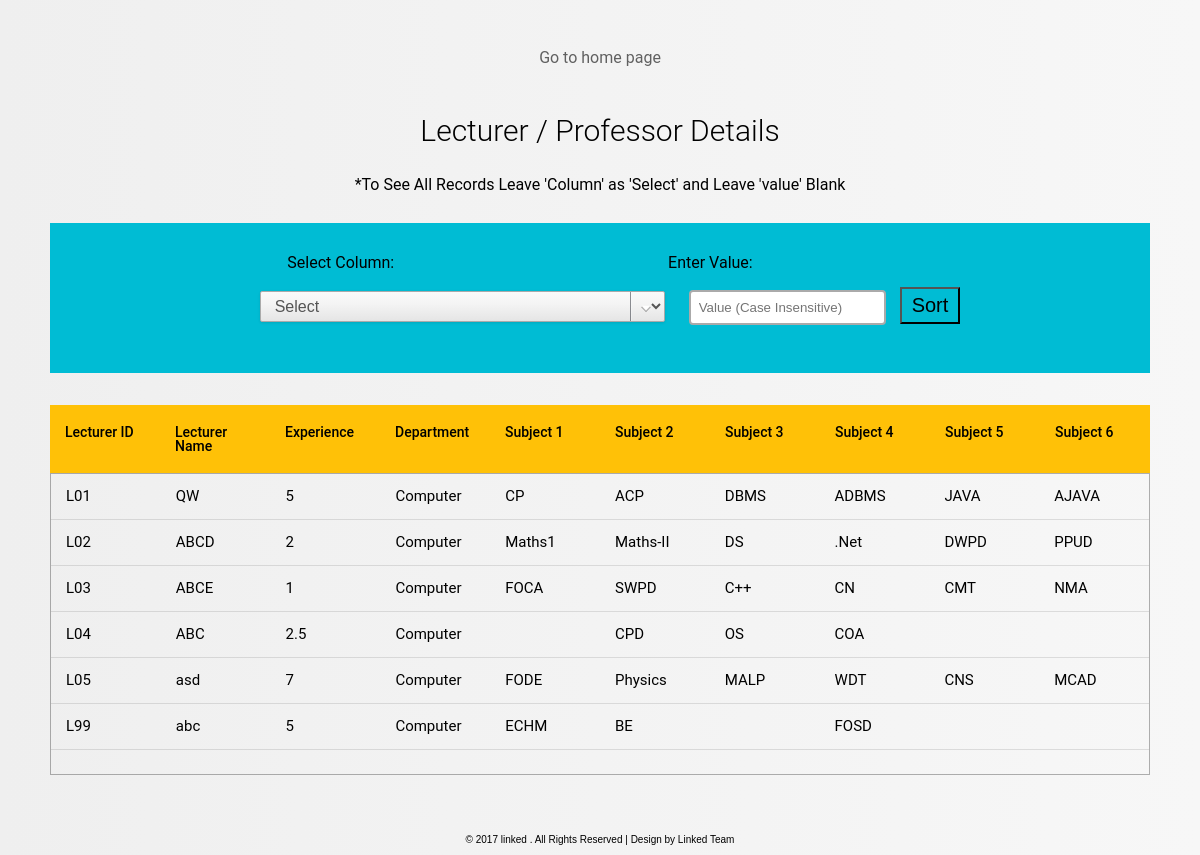
The page /disp/le_list.php (signed in) on the database its author committed.
### tables this page shows
CREATE TABLE IF NOT EXISTS `lecturer` (
  `l_id` varchar(10) NOT NULL,
  `l_name` varchar(30) NOT NULL,
  `dept` varchar(20) NOT NULL,
  `subj` varchar(30) DEFAULT NULL,
  `subj2` varchar(30) DEFAULT NULL,
  `subj3` varchar(30) DEFAULT NULL,
  `subj4` varchar(30) DEFAULT NULL,
  `subj5` varchar(30) DEFAULT NULL,
  `subj6` varchar(30) DEFAULT NULL,
  `exp` float unsigned NOT NULL,
  `salary` int(11) NOT NULL,
  PRIMARY KEY (`l_id`)
);

### disp/le_list.php (the view, shortened to what this page needs)
<!DOCTYPE html>
<html>
<head>
  <link rel="stylesheet" href="disp/css/reset.min.css">
      <link rel="stylesheet" href="disp/css/style.css">
      <link rel="stylesheet" type="text/css" href="disp/css/style1.css">
</head>
<body><section>
  <center><a href="../index.php" class="nav-item">Go to home page</a></center>
<?php
require('../p/linked_conn.php');
 if(isset($_SESSION['utype'])){
 	if($_SESSION['utype'] == 'admin'){
    	echo "<h1 style='padding-top:50px;'>Lecturer / Professor Details</h1><br><center><i>*To See All Records Leave 'Column' as 'Select' and Leave 'value' Blank</i></center>
    	<div class='sort'><div class='container'><form action='le_list.php' method='POST'>
			<h4 style='padding-right:160px;'>Select Column: &nbsp &nbsp &nbsp &nbsp &nbsp &nbsp &nbsp &nbsp &nbsp &nbsp &nbsp &nbsp &nbsp &nbsp &nbsp &nbsp &nbsp &nbsp &nbsp &nbsp &nbsp &nbsp &nbsp &nbsp &nbsp &nbsp &nbsp &nbsp &nbsp &nbsp &nbsp &nbsp &nbsp &nbsp Enter Value: </h4>
			<select name='col' id='soflow'>
			  <option value='Def'>Select</option>
			  <option value='l_id'>Lecturer ID (ex. L01)</option>
			  <option value='l_name'>Lecturer Name</option>
			  <option value='exp'>Experience (ASC or DSC or Numeric_Value(1,2,..))</option>
			  <option value='subj'>Subject</option>
			</select>
			<input name='value' type='text' placeholder='Value (Case Insensitive)'></input>
			<button class='btn ripple' type='submit'>Sort</button>
			</form></div></div><br><br>";
			$col = mysqli_real_escape_string($conn, @$_POST['col']);
  			$value = mysqli_real_escape_string($conn, @$_POST['value']);
  			if(!empty($col) && !empty($value)){
	  			if($col == 'Def'){
	  				$query = "select * from lecturer";
	  			}else{
	  				if($col == 'exp'){
	  					if($value == 'ASC' || $value == 'DESC' || $value == 'asc' || $value == 'desc'){
	  						$value = strtoupper($value);
	  						$query = "select * from lecturer ORDER BY $col $value";
	  					}else{
	  						$query = "select * from lecturer where `exp` = '$value'";
	  					}
	  				}else if($col == 'subj'){
	  					if(!empty($value)){
	  						$query = "select * from lecturer where subj = '$value' OR subj2 = '$value' OR subj3 = '$value' OR subj4 = '$value' OR subj5 = '$value' OR subj6 = '$value'";
	  					}else{
	  						$query = "select * from lecturer";
	  					}
	  				}else{
	  					$query = "select * from lecturer where $col = '$value'";
	  				}
	  			}
	  		}else{
	  			$query = "select * from lecturer";
	  		}
	  		echo"
	  		<div >
	   	    <div class = 'tbl-header'>
			    <table  cellpadding='0' cellspacing='0' border='0'>
			      <thead>
			        <tr>
			          <th>Lecturer ID</th><th>Lecturer Name</th><th>Experience</th><th>Department</th><th>Subject 1</th><th>Subject 2</th><th>Subject 3</th><th>Subject 4</th><th>Subject 5</th><th>Subject 6</th>
			        </tr>
			      </thead>
			    </table>
			</div>
			<div class='tbl-content'>
			    <table cellpadding='0' cellspacing='0' border='0'>
			      <tbody> ";
			$mq = $conn->query($query);
			if($run = $mq){
				while($data = $run->fetch_assoc()){
					echo "<tr><td>".$data['l_id']."</td><td>".$data['l_name']."</td><td>".$data['exp']."</td><td>".$data['dept']."</td><td>".$data['subj']."</td><td>".$data['subj2']."</td><td>".$data['subj3']."</td><td>".$data['subj4']."</td><td>".$data['subj5']."</td><td>".$data['subj6']."</td></tr>";
				}
			}
			echo"</table>
				      </tbody>
				    </table>
				  </div>
				</section>";
	}else if($_SESSION['utype'] == 'lecturer'){
		echo "<h1 style='padding-top:50px;'>My Details</h1>";
		echo"<br><br>
	  		<div >
	   	    <div class = 'tbl-header'>
			    <table  cellpadding='0' cellspacing='0' border='0'>
			      <thead>
			        <tr>
			          <th>My ID</th><th>My Name</th><th>Department</th><th>Experience</th><th>Subject 1</th><th>Subject 2</th><th>Subject 3</th><th>Subject 4</th><th>Subject 5</th><th>Subject 6
			        </tr>
			      </thead>
			    </table>
			</div>
			<div class='tbl-content'>
			    <table cellpadding='0' cellspacing='0' border='0'>
			      <tbody> ";
			      $query = "select * from lecturer where `l_id` = '$_SESSION[id]'";
			$mq = $conn->query($query);
			if($run = $mq){
				while($data = $run->fetch_assoc()){
					echo "<tr><td>".$data['l_id']."</td><td>".$data['l_name']."</td><td>".$data['dept']."</td><td>".$data['exp']."</td><td>".$data['subj']."</td><td>".$data['subj2']."</td><td>".$data['subj3']."</td><td>".$data['subj4']."</td><td>".$data['subj5']."</td><td>".$data['subj6']."</td></tr>";
				}
			}
			echo"</table>
				      </tbody>
				    </table>
				  </div>
				</section>";
	}else{
		echo "<h1>Please Login As Admin !!</h1>";
	}
 } else{
 	echo "<h1>Please Login !!</h1>";
 }
?>
<div class="made-with-love">
 <p> &copy; 2017 linked . All Rights Reserved | Design by Linked Team</a></p>
</div>
</body>
</html>

### disp/disp/css/style.css (style rules this page uses)
h1 { font-size: 30px; color: #000; text-transform: initial; font-weight: 300; text-align: center; margin-bottom: 15px; }
table { width:100%; table-layout: fixed; }
.tbl-header { background-color: rgba(255,255,100,0.5); }
.tbl-content { height:300px; overflow-x:auto; margin-top: 0px; border: 1px solid rgba(000,000,000,0.3); }
th { padding: 20px 15px; text-align: left; font-weight: 500; font-size: 14px; color: #000; background-color: #ffc107; text-transform: initial; }
td { padding: 15px; text-align: left; vertical-align:middle; font-weight: 400; font-size: 15px; color: #000; border-bottom: solid 1px rgba(111,111,111,0.2); }
body { background: -webkit-linear-gradient(left, #25c481, #25b7c4); background: linear-gradient(to left, #f7f7f7, #efefef); font-family: 'Roboto', sans-serif; }
section { margin: 50px; }
.made-with-love { margin-top: 40px; padding: 10px; clear: left; text-align: center; font-size: 10px; font-family: arial; color: #000; }

### disp/disp/css/style1.css (style rules this page uses)
.container { background: #00bcd4; height: 150px; display: flex; justify-content: center; align-items: center; }
.btn { background-color: #00bcd4; color: #000; font-size: 20px; padding:5px 10px; margin-left:10px; }
.ripple { position: relative; overflow: hidden; transform: translate3d(0, 0, 0); }
.ripple:after { content: ""; display: block; position: absolute; width: 100%; height: 100%; top: 0; left: 0; pointer-events: none; background-image: radial-gradient(circle, #fff 10%, transparent 10.01%); background-repeat: no-repeat; background-position: 50%; transform: scale(10, 10); opacity: 0; transition: transform .5s, opacity 1s; }
select#soflow, select#soflow-color { -webkit-appearance: button; -webkit-border-radius: 2px; -webkit-box-shadow: 0px 1px 3px rgba(0, 0, 0, 0.1); -webkit-padding-end: 20px; -webkit-padding-start: 2px; -webkit-user-select: none; background-image: url(../imgs/15xvbd5.png), -webkit-linear-gradient(#FAFAFA, #F4F4F4 40%, #E5E5E5); background-position: 97% center; background-repeat: no-repeat; border: 1px solid #AAA; color: #555; font-size: inherit; margin: 20px; overflow: hidden; padding: 5px 10px; text-overflow: ellipsis; white-space: nowrap; width: auto; }
input[type=text] { width:auto; border:2px solid #aaa; border-radius:4px; margin:10px 0; outline:none; padding:8px; box-sizing:border-box; transition:.3s; }
a.nav-item { text-decoration: none; }
.nav-item { color: #000000; opacity: 0.6; position: relative; -webkit-transition: opacity 0.2s ease-in-out 0s; -moz-transition: opacity 0.2s ease-in-out 0s; transition: opacity 0.2s ease-in-out 0s; }
.nav-item:before { content: ""; position: absolute; bottom: -2px; width: 100%; height: 2px; z-index: 10; background-color: #aca; -webkit-transform: scaleX(0); -moz-transform: scaleX(0); transform: scaleX(0); -webkit-transition: all 0.2s ease-in-out 0s; -moz-transition: all 0.2s ease-in-out 0s; transition: all 0.2s ease-in-out 0s; }

### disp/le_list.php (style rules this page uses)
.sort { vertical-align: center;text-align: center; margin-top: 30px; }
input { margin: 20px; padding: 5px; }

### rows shown on the page
lecturer: l_id "L01", l_name "QW", exp "5", dept "Computer", subj "CP", subj2 "ACP", subj3 "DBMS", subj4 "ADBMS", subj5 "JAVA", subj6 "AJAVA"
lecturer: l_id "L02", l_name "ABCD", exp "2", dept "Computer", subj "Maths1", subj2 "Maths-II", subj3 "DS", subj4 ".Net", subj5 "DWPD", subj6 "PPUD"
lecturer: l_id "L03", l_name "ABCE", exp "1", dept "Computer", subj "FOCA", subj2 "SWPD", subj3 "C++", subj4 "CN", subj5 "CMT", subj6 "NMA"
lecturer: l_id "L04", l_name "ABC", exp "2.5", dept "Computer", subj2 "CPD", subj3 "OS", subj4 "COA"
lecturer: l_id "L05", l_name "asd", exp "7", dept "Computer", subj "FODE", subj2 "Physics", subj3 "MALP", subj4 "WDT", subj5 "CNS", subj6 "MCAD"
lecturer: l_id "L99", l_name "abc", exp "5", dept "Computer", subj "ECHM", subj2 "BE", subj4 "FOSD"
